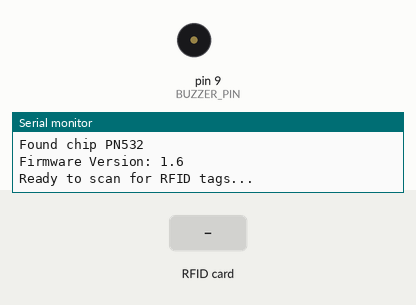
Simulated run of this sketch. Board: Arduino Uno, built with avr-gcc and run on an emulated ATmega328P. Shown: buzzer (waves = sounding, pin HIGH), the last lines printed to the serial monitor. The inputs (shaded band) are chosen by the test bench.

Above: at 1.2 s.
1.3 s: RFID card 5E 7A 19 C4 held to the reader
At 1.43 s:
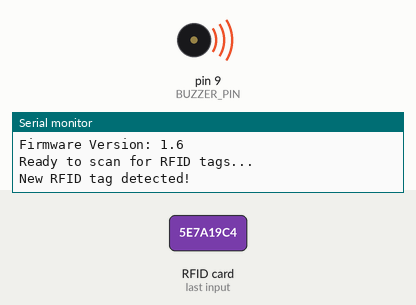
Timing chart, 0 to 4.3 s (numbered marks = the images above; inputs shaded):
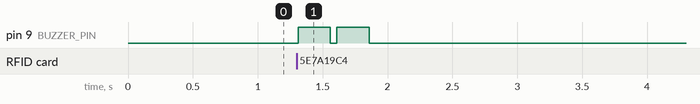

Measured:
- after the input at 1.3 s, pin 9 (BUZZER_PIN): alternates HIGH for 0.25 s and LOW for 0.05 s, 4 changes in all, then stays LOW, starting at once

The sketch:

RFID_SPI.ino
```cpp
#include <Wire.h>
#include <Adafruit_PN532.h>

// Define pins for SPI
#define SCK_PIN 13   // SPI Clock
#define MISO_PIN 12  // Master In Slave Out
#define MOSI_PIN 11  // Master Out Slave In
#define SS_PIN 10    // Slave Select (CS)
#define BUZZER_PIN 9
#define LED_1 3
#define LED_2 4


// Create an instance of Adafruit_PN532 using SPI
Adafruit_PN532 nfc(SS_PIN);

// Variables to track the last detected tag
uint8_t lastUid[7] = {0};    // Buffer for last UID
uint8_t lastUidLength = 0;   // Length of last UID
bool tagDetected = false;    // Tracks if the tag is already detected

void setup() {
  Serial.begin(115200);
  Serial.println("Initializing PN532 RFID Module (SPI Mode)...");

  pinMode(BUZZER_PIN,OUTPUT);

  // Initialize the RFID module
  nfc.begin();

  // Check the firmware version
  uint32_t versiondata = nfc.getFirmwareVersion();
  if (!versiondata) {
    Serial.println("Error: Could not find PN532 RFID module. Check your connections.");

    while (1); // Halt if the module is not detected
  }

  // Display firmware information
  Serial.print("Found chip PN5"); Serial.println((versiondata >> 24) & 0xFF, HEX);
  Serial.print("Firmware Version: ");
  Serial.print((versiondata >> 16) & 0xFF, DEC);
  Serial.print('.');
  Serial.println((versiondata >> 8) & 0xFF, DEC);

  // Configure the PN532 module to read RFID tags
  nfc.SAMConfig();
  Serial.println("Ready to scan for RFID tags...");
}

void loop() {
  uint8_t success;           // Status flag
  uint8_t uid[7] = {0};      // Buffer for the UID
  uint8_t uidLength;         // Length of the UID

  // Attempt to read an RFID tag
  success = nfc.readPassiveTargetID(PN532_MIFARE_ISO14443A, uid, &uidLength);


  if (success) {
    // Compare with the last detected UID
    if (!tagDetected || !isSameTag(uid, uidLength)) {
      tagDetected = true;

      // Log the detected tag
      Serial.println("\nNew RFID tag detected!");
      digitalWrite(LED_2, HIGH);
      ringActiveBell();
      ringActiveBell();

      printUid(uid, uidLength);

      // Call action for the detected tag
      handleTag(uid, uidLength);

      // Save the detected tag as the last UID
      saveLastUid(uid, uidLength);
    }
  } else {
    // No tag detected, reset flag if necessary
    if (tagDetected) {
      Serial.println("No RFID tag in range...");
      digitalWrite(LED_2, LOW);
      ringPassiveBell();
      tagDetected = false;
    }
  }
  // Optional: Small delay to reduce CPU usage
  delay(200);
}

void printUid(uint8_t *uid, uint8_t uidLength) {
  Serial.print("UID Length: ");
  Serial.print(uidLength);
  Serial.println(" bytes");

  Serial.print("UID Value: ");
  for (uint8_t i = 0; i < uidLength; i++) {
    Serial.print("0x");
    Serial.print(uid[i], HEX);
    if (i < uidLength - 1) {
      Serial.print(" ");
    }
  }
  Serial.println();
}

void handleTag(uint8_t *uid, uint8_t uidLength) {
  // Check for a specific tag (example: 0x04 0x89 0x5A 0x3C)
  if (uidLength == 4 && uid[0] == 0x04 && uid[1] == 0x89 && uid[2] == 0x5A && uid[3] == 0x3C) {
    Serial.println("Action: Recognized authorized tag!");
    // Add custom actions for this tag here
  } else {
    Serial.println("Action: Unrecognized tag. Logging...");
    // Add actions for unrecognized tags here
  }
}

bool isSameTag(uint8_t *uid, uint8_t uidLength) {
  if (uidLength != lastUidLength) {
    return false; // Different length means a different tag
  }
  for (uint8_t i = 0; i < uidLength; i++) {
    if (uid[i] != lastUid[i]) {
      return false; // Any mismatch means a different tag
    }
  }
  return true; // All bytes match
}

void saveLastUid(uint8_t *uid, uint8_t uidLength) {
  lastUidLength = uidLength;
  for (uint8_t i = 0; i < uidLength; i++) {
    lastUid[i] = uid[i];
  }
}

void ringPassiveBell(){
  tone(BUZZER_PIN, 1000);  // Play a 1000 Hz tone
  delay(1000);             // Wait for 1 second
  noTone(BUZZER_PIN);      // Stop the tone
  delay(1000);             // Wait for 1 second
}

void ringActiveBell(){
  digitalWrite(BUZZER_PIN, HIGH);
  blinker();
  blinker();  // Turn the buzzer on
  delay(50);                     // Wait for 500 ms
  digitalWrite(BUZZER_PIN, LOW);   // Turn the buzzer off
  delay(50);                     // Wait for 500 ms
}


void blinker(){
  digitalWrite(LED_1,HIGH);
  delay(50);
  digitalWrite(LED_1,LOW);
  delay(50);
}
```

RFID_I2C.ino
```cpp

```
